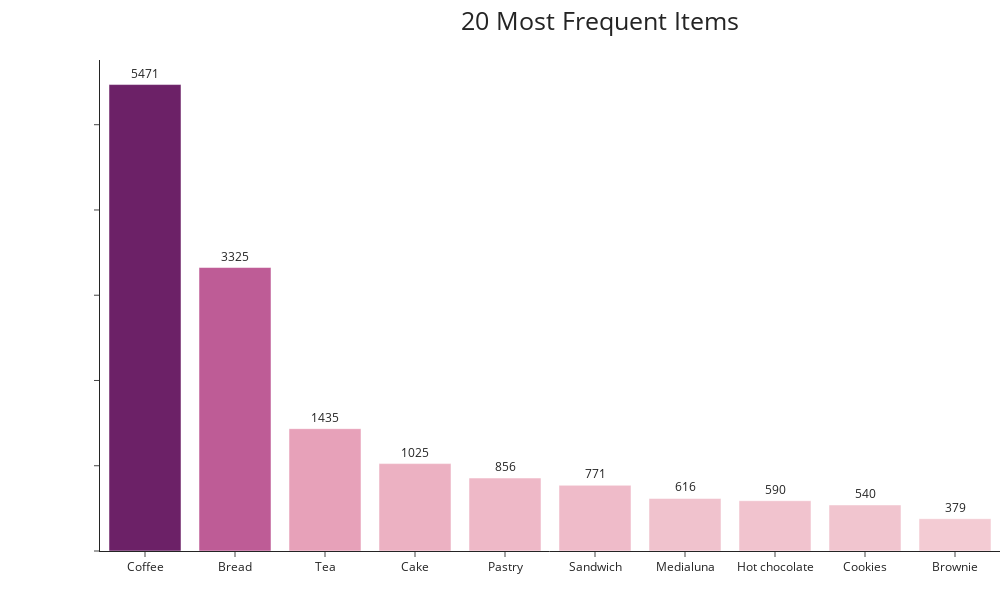

Notebook code cell kept with this figure:
### Code cell
from re import template

from matplotlib.pyplot import title
from pyparsing import White


fig = px.bar(item_frequency.head(10),
title="20 Most Frequent Items",
color=item_frequency.head(10),
text_auto=True,
width=1000,
height=600,
color_continuous_scale=px.colors.sequential.Magenta)

fig.update_layout(coloraxis_showscale = False, template="simple_white", margin=dict(t=60, b=0, l=100, r=0), titlefont=dict(size=25), title_x = 0.6)
fig.update_yaxes(showticklabels=False, title="")
fig.update_xaxes(title="")
fig.update_traces(textposition="outside", hovertemplate = '<b>%{x}</b><br>No. of Transactions: %{y}')

fig.show()

### Figure 1 — Plotly figure (JSON) as saved in the notebook; plotly's stock layout.template omitted (floating-point values rounded to 4 significant figures)
{"data": [{"alignmentgroup": "True", "hovertemplate": "<b>%{x}</b><br>No. of Transactions: %{y}", "legendgroup": "", "marker": {"color": [5471, 3325, 1435, 1025, 856, 771, 616, 590, 540, 379], "coloraxis": "coloraxis", "pattern": {"shape": ""}}, "name": "", "offsetgroup": "", "orientation": "v", "showlegend": false, "textposition": "outside", "texttemplate": "%{y}", "type": "bar", "x": ["Coffee", "Bread", "Tea", "Cake", "Pastry", "Sandwich", "Medialuna", "Hot chocolate", "Cookies", "Brownie"], "xaxis": "x", "y": [5471, 3325, 1435, 1025, 856, 771, 616, 590, 540, 379], "yaxis": "y"}], "layout": {"barmode": "relative", "coloraxis": {"colorbar": {"title": {"text": "color"}}, "colorscale": [[0, "rgb(243, 203, 211)"], [0.1667, "rgb(234, 169, 189)"], [0.3333, "rgb(221, 136, 172)"], [0.5, "rgb(202, 105, 157)"], [0.6667, "rgb(177, 77, 142)"], [0.8333, "rgb(145, 53, 125)"], [1, "rgb(108, 33, 103)"]], "showscale": false}, "height": 600, "legend": {"tracegroupgap": 0}, "margin": {"b": 0, "l": 100, "r": 0, "t": 60}, "title": {"font": {"size": 25}, "text": "20 Most Frequent Items", "x": 0.6}, "width": 1000, "xaxis": {"anchor": "y", "domain": [0, 1], "title": {"text": ""}}, "yaxis": {"anchor": "x", "domain": [0, 1], "showticklabels": false, "title": {"text": ""}}}}
